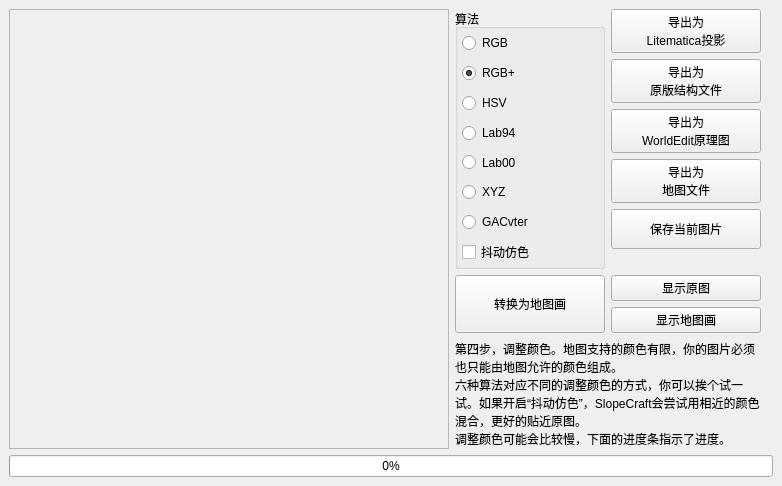
      <widget class="QWidget" name="PageAdjPic">
       <layout class="QGridLayout" name="gridLayout_4" rowstretch="0,0,0" columnstretch="0,0,0,0">
        <property name="leftMargin">
         <number>9</number>
        </property>
        <property name="topMargin">
         <number>9</number>
        </property>
        <property name="rightMargin">
         <number>9</number>
        </property>
        <property name="bottomMargin">
         <number>9</number>
        </property>
        <item row="2" column="0" colspan="4">
         <widget class="QProgressBar" name="ShowProgressABbar">
          <property name="sizePolicy">
           <sizepolicy hsizetype="Expanding" vsizetype="Minimum">
            <horstretch>0</horstretch>
            <verstretch>0</verstretch>
           </sizepolicy>
          </property>
          <property name="minimumSize">
           <size>
            <width>0</width>
            <height>15</height>
           </size>
          </property>
          <property name="contextMenuPolicy">
           <enum>Qt::DefaultContextMenu</enum>
          </property>
          <property name="accessibleName">
           <string/>
          </property>
          <property name="accessibleDescription">
           <string/>
          </property>
          <property name="autoFillBackground">
           <bool>false</bool>
          </property>
          <property name="styleSheet">
           <string notr="true"/>
          </property>
          <property name="maximum">
           <number>1</number>
          </property>
          <property name="value">
           <number>0</number>
          </property>
          <property name="alignment">
           <set>Qt::AlignCenter</set>
          </property>
          <property name="format">
           <string notr="true">%p%</string>
          </property>
         </widget>
        </item>
        <item row="1" column="1">
         <layout class="QGridLayout" name="gridLayout_7" rowstretch="0,0,0,0,0,0,0,0,1">
          <property name="leftMargin">
           <number>0</number>
          </property>
          <item row="6" column="0" rowspan="2">
           <widget class="QPushButton" name="Convert">
            <property name="sizePolicy">
             <sizepolicy hsizetype="Preferred" vsizetype="Preferred">
              <horstretch>0</horstretch>
              <verstretch>0</verstretch>
             </sizepolicy>
            </property>
            <property name="minimumSize">
             <size>
              <width>100</width>
              <height>40</height>
             </size>
            </property>
            <property name="maximumSize">
             <size>
              <width>32767</width>
              <height>16777215</height>
             </size>
            </property>
            <property name="font">
             <font>
              <pointsize>9</pointsize>
             </font>
            </property>
            <property name="text">
             <string>转换为地图画</string>
            </property>
            <property name="flat">
             <bool>false</bool>
            </property>
           </widget>
          </item>
          <item row="4" column="1">
           <widget class="QPushButton" name="ExImage">
            <property name="sizePolicy">
             <sizepolicy hsizetype="Preferred" vsizetype="Preferred">
              <horstretch>0</horstretch>
              <verstretch>0</verstretch>
             </sizepolicy>
            </property>
            <property name="minimumSize">
             <size>
              <width>80</width>
              <height>40</height>
             </size>
            </property>
            <property name="maximumSize">
             <size>
              <width>150</width>
              <height>1000</height>
             </size>
            </property>
            <property name="font">
             <font/>
            </property>
            <property name="text">
             <string>保存当前图片</string>
            </property>
           </widget>
          </item>
          <item row="7" column="1">
           <widget class="QPushButton" name="ShowAdjed">
            <property name="sizePolicy">
             <sizepolicy hsizetype="Preferred" vsizetype="Preferred">
              <horstretch>0</horstretch>
              <verstretch>0</verstretch>
             </sizepolicy>
            </property>
            <property name="minimumSize">
             <size>
              <width>100</width>
              <height>20</height>
             </size>
            </property>
            <property name="maximumSize">
             <size>
              <width>150</width>
              <height>16777215</height>
             </size>
            </property>
            <property name="font">
             <font>
              <pointsize>9</pointsize>
             </font>
            </property>
            <property name="text">
             <string>显示地图画</string>
            </property>
           </widget>
          </item>
          <item row="1" column="1">
           <widget class="QPushButton" name="ExStructure">
            <property name="enabled">
             <bool>true</bool>
            </property>
            <property name="sizePolicy">
             <sizepolicy hsizetype="Preferred" vsizetype="Preferred">
              <horstretch>0</horstretch>
              <verstretch>0</verstretch>
             </sizepolicy>
            </property>
            <property name="minimumSize">
             <size>
              <width>80</width>
              <height>30</height>
             </size>
            </property>
            <property name="maximumSize">
             <size>
              <width>16777215</width>
              <height>16777215</height>
             </size>
            </property>
            <property name="text">
             <string>导出为
原版结构文件</string>
            </property>
           </widget>
          </item>
          <item row="6" column="1">
           <widget class="QPushButton" name="ShowRaw">
            <property name="sizePolicy">
             <sizepolicy hsizetype="Preferred" vsizetype="Preferred">
              <horstretch>0</horstretch>
              <verstretch>0</verstretch>
             </sizepolicy>
            </property>
            <property name="minimumSize">
             <size>
              <width>100</width>
              <height>20</height>
             </size>
            </property>
            <property name="maximumSize">
             <size>
              <width>150</width>
              <height>16777215</height>
             </size>
            </property>
            <property name="font">
             <font>
              <pointsize>9</pointsize>
             </font>
            </property>
            <property name="text">
             <string>显示原图</string>
            </property>
           </widget>
          </item>
          <item row="3" column="1">
           <widget class="QPushButton" name="ExData">
            <property name="enabled">
             <bool>true</bool>
            </property>
            <property name="sizePolicy">
             <sizepolicy hsizetype="Preferred" vsizetype="Preferred">
              <horstretch>0</horstretch>
              <verstretch>0</verstretch>
             </sizepolicy>
            </property>
            <property name="minimumSize">
             <size>
              <width>80</width>
              <height>30</height>
             </size>
            </property>
            <property name="maximumSize">
             <size>
              <width>150</width>
              <height>32767</height>
             </size>
            </property>
            <property name="font">
             <font/>
            </property>
            <property name="text">
             <string>导出为
地图文件</string>
            </property>
           </widget>
          </item>
          <item row="2" column="1">
           <widget class="QPushButton" name="ExWESchem">
            <property name="enabled">
             <bool>true</bool>
            </property>
            <property name="sizePolicy">
             <sizepolicy hsizetype="Preferred" vsizetype="Preferred">
              <horstretch>0</horstretch>
              <verstretch>0</verstretch>
             </sizepolicy>
            </property>
            <property name="minimumSize">
             <size>
              <width>80</width>
              <height>30</height>
             </size>
            </property>
            <property name="maximumSize">
             <size>
              <width>150</width>
              <height>16777215</height>
             </size>
            </property>
            <property name="text">
             <string>导出为
WorldEdit原理图</string>
            </property>
           </widget>
          </item>
          <item row="0" column="1">
           <widget class="QPushButton" name="ExLite">
            <property name="enabled">
             <bool>true</bool>
            </property>
            <property name="sizePolicy">
             <sizepolicy hsizetype="Preferred" vsizetype="Preferred">
              <horstretch>0</horstretch>
              <verstretch>0</verstretch>
             </sizepolicy>
            </property>
            <property name="minimumSize">
             <size>
              <width>80</width>
              <height>30</height>
             </size>
            </property>
            <property name="maximumSize">
             <size>
              <width>150</width>
              <height>16777215</height>
             </size>
            </property>
            <property name="font">
             <font>
              <pointsize>9</pointsize>
             </font>
            </property>
            <property name="toolTip">
             <string/>
            </property>
            <property name="text">
             <string>导出为
Litematica投影</string>
            </property>
           </widget>
          </item>
          <item row="8" column="0" colspan="2">
           <widget class="QLabel" name="label_10">
            <property name="sizePolicy">
             <sizepolicy hsizetype="Preferred" vsizetype="Expanding">
              <horstretch>0</horstretch>
              <verstretch>0</verstretch>
             </sizepolicy>
            </property>
            <property name="minimumSize">
             <size>
              <width>0</width>
              <height>100</height>
             </size>
            </property>
            <property name="text">
             <string>第四步，调整颜色。地图支持的颜色有限，你的图片必须也只能由地图允许的颜色组成。
六种算法对应不同的调整颜色的方式，你可以挨个试一试。如果开启“抖动仿色”，SlopeCraft会尝试用相近的颜色混合，更好的贴近原图。
调整颜色可能会比较慢，下面的进度条指示了进度。</string>
            </property>
            <property name="wordWrap">
             <bool>true</bool>
            </property>
           </widget>
          </item>
          <item row="0" column="0" rowspan="6">
           <widget class="QGroupBox" name="ColorSpace">
            <property name="sizePolicy">
             <sizepolicy hsizetype="Preferred" vsizetype="Minimum">
              <horstretch>0</horstretch>
              <verstretch>0</verstretch>
             </sizepolicy>
            </property>
            <property name="minimumSize">
             <size>
              <width>0</width>
              <height>0</height>
             </size>
            </property>
            <property name="maximumSize">
             <size>
              <width>150</width>
              <height>300</height>
             </size>
            </property>
            <property name="font">
             <font>
              <pointsize>9</pointsize>
             </font>
            </property>
            <property name="title">
             <string>算法</string>
            </property>
            <layout class="QVBoxLayout" name="verticalLayout_69">
             <property name="spacing">
              <number>2</number>
             </property>
             <property name="leftMargin">
              <number>4</number>
             </property>
             <property name="topMargin">
              <number>0</number>
             </property>
             <property name="rightMargin">
              <number>0</number>
             </property>
             <property name="bottomMargin">
              <number>0</number>
             </property>
             <item>
              <widget class="QRadioButton" name="isColorSpaceRGBOld">
               <property name="sizePolicy">
                <sizepolicy hsizetype="Minimum" vsizetype="Preferred">
                 <horstretch>0</horstretch>
                 <verstretch>0</verstretch>
                </sizepolicy>
               </property>
               <property name="font">
                <font>
                 <pointsize>9</pointsize>
                </font>
               </property>
               <property name="toolTip">
                <string>RGB欧式距离</string>
               </property>
               <property name="text">
                <string notr="true">RGB</string>
               </property>
              </widget>
             </item>
             <item>
              <widget class="QRadioButton" name="isColorSpaceRGB">
               <property name="sizePolicy">
                <sizepolicy hsizetype="Minimum" vsizetype="Preferred">
                 <horstretch>0</horstretch>
                 <verstretch>0</verstretch>
                </sizepolicy>
               </property>
               <property name="font">
                <font/>
               </property>
               <property name="toolTip">
                <string>更好的RGB色差公式</string>
               </property>
               <property name="text">
                <string notr="true">RGB+</string>
               </property>
               <property name="checked">
                <bool>true</bool>
               </property>
              </widget>
             </item>
             <item>
              <widget class="QRadioButton" name="isColorSpaceHSV">
               <property name="sizePolicy">
                <sizepolicy hsizetype="Minimum" vsizetype="Preferred">
                 <horstretch>0</horstretch>
                 <verstretch>0</verstretch>
                </sizepolicy>
               </property>
               <property name="font">
                <font>
                 <pointsize>9</pointsize>
                </font>
               </property>
               <property name="toolTip">
                <string>不是简单的欧式距离</string>
               </property>
               <property name="text">
                <string notr="true">HSV</string>
               </property>
              </widget>
             </item>
             <item>
              <widget class="QRadioButton" name="isColorSpaceLab94">
               <property name="sizePolicy">
                <sizepolicy hsizetype="Minimum" vsizetype="Preferred">
                 <horstretch>0</horstretch>
                 <verstretch>0</verstretch>
                </sizepolicy>
               </property>
               <property name="font">
                <font>
                 <pointsize>9</pointsize>
                </font>
               </property>
               <property name="toolTip">
                <string>Lab1994公式</string>
               </property>
               <property name="text">
                <string notr="true">Lab94</string>
               </property>
               <property name="checked">
                <bool>false</bool>
               </property>
              </widget>
             </item>
             <item>
              <widget class="QRadioButton" name="isColorSpaceLab00">
               <property name="sizePolicy">
                <sizepolicy hsizetype="Minimum" vsizetype="Preferred">
                 <horstretch>0</horstretch>
                 <verstretch>0</verstretch>
                </sizepolicy>
               </property>
               <property name="font">
                <font/>
               </property>
               <property name="toolTip">
                <string>Lab2000公式</string>
               </property>
               <property name="text">
                <string notr="true">Lab00</string>
               </property>
              </widget>
             </item>
             <item>
              <widget class="QRadioButton" name="isColorSpaceXYZ">
               <property name="sizePolicy">
                <sizepolicy hsizetype="Minimum" vsizetype="Preferred">
                 <horstretch>0</horstretch>
                 <verstretch>0</verstretch>
                </sizepolicy>
               </property>
               <property name="font">
                <font>
                 <pointsize>9</pointsize>
                </font>
               </property>
               <property name="toolTip">
                <string>XYZ欧式距离</string>
               </property>
               <property name="text">
                <string notr="true">XYZ</string>
               </property>
              </widget>
             </item>
             <item>
              <widget class="QRadioButton" name="isColorSpaceAi">
               <property name="sizePolicy">
                <sizepolicy hsizetype="Minimum" vsizetype="Preferred">
                 <horstretch>0</horstretch>
                 <verstretch>0</verstretch>
                </sizepolicy>
               </property>
               <property name="toolTip">
                <string>遗传算法</string>
               </property>
               <property name="text">
                <string>GACvter</string>
               </property>
              </widget>
             </item>
             <item>
              <widget class="QCheckBox" name="AllowDither">
               <property name="sizePolicy">
                <sizepolicy hsizetype="Preferred" vsizetype="Preferred">
                 <horstretch>0</horstretch>
                 <verstretch>0</verstretch>
                </sizepolicy>
               </property>
               <property name="font">
                <font/>
               </property>
               <property name="toolTip">
                <string>用分辨率换颜色</string>
               </property>
               <property name="text">
                <string>抖动仿色</string>
               </property>
              </widget>
             </item>
            </layout>
           </widget>
          </item>
          <item row="5" column="1">
           <widget class="QLabel" name="label_40">
            <property name="text">
             <string/>
            </property>
           </widget>
          </item>
         </layout>
        </item>
        <item row="1" column="0">
         <widget class="AdaptiveLabel" name="ShowPic">
          <property name="sizePolicy">
           <sizepolicy hsizetype="Expanding" vsizetype="Expanding">
            <horstretch>0</horstretch>
            <verstretch>0</verstretch>
           </sizepolicy>
          </property>
          <property name="minimumSize">
           <size>
            <width>440</width>
            <height>440</height>
           </size>
          </property>
          <property name="autoFillBackground">
           <bool>true</bool>
          </property>
          <property name="frameShape">
           <enum>QFrame::StyledPanel</enum>
          </property>
          <property name="text">
           <string/>
          </property>
          <property name="pixmap">
           <pixmap>:/new/Pic/BG2.png</pixmap>
          </property>
          <property name="scaledContents">
           <bool>false</bool>
          </property>
         </widget>
        </item>
       </layout>
      </widget>
